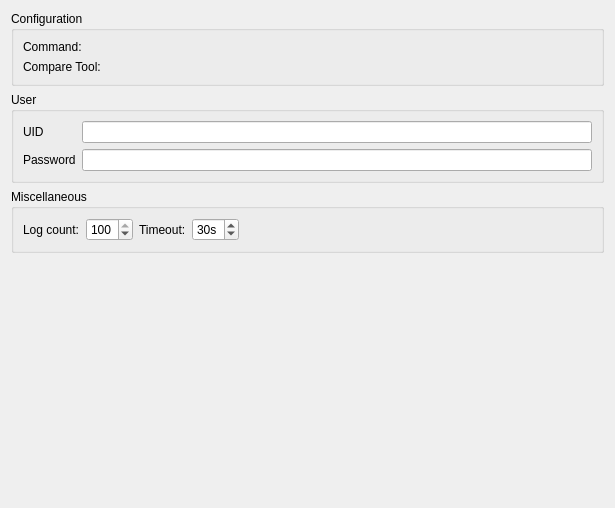
<?xml version="1.0" encoding="UTF-8"?>
<ui version="4.0">
 <class>Synergy::Internal::SettingsPage</class>
 <widget class="QWidget" name="Synergy::Internal::SettingsPage">
  <property name="geometry">
   <rect>
    <x>0</x>
    <y>0</y>
    <width>615</width>
    <height>508</height>
   </rect>
  </property>
  <property name="windowTitle">
   <string>Form</string>
  </property>
  <layout class="QVBoxLayout" name="verticalLayout">
   <item>
    <widget class="QGroupBox" name="configGroupBox">
     <property name="title">
      <string>Configuration</string>
     </property>
     <layout class="QFormLayout" name="formLayout_2">
      <item row="0" column="0">
       <widget class="QLabel" name="commandLabel">
        <property name="text">
         <string>Command:</string>
        </property>
       </widget>
      </item>
      <item row="0" column="1">
       <widget class="Utils::PathChooser" name="commandChooser" native="true"/>
      </item>
      <item row="1" column="0">
       <widget class="QLabel" name="compareLabel">
        <property name="text">
         <string>Compare Tool:</string>
        </property>
       </widget>
      </item>
      <item row="1" column="1">
       <widget class="Utils::PathChooser" name="comparePathChooser" native="true"/>
      </item>
     </layout>
    </widget>
   </item>
   <item>
    <widget class="QGroupBox" name="userGroupBox">
     <property name="title">
      <string>User</string>
     </property>
     <layout class="QFormLayout" name="formLayout">
      <item row="0" column="0">
       <widget class="QLabel" name="defaultUsernameLabel">
        <property name="toolTip">
         <string>Username to use by default on commit.</string>
        </property>
        <property name="text">
         <string>UID</string>
        </property>
       </widget>
      </item>
      <item row="0" column="1">
       <widget class="QLineEdit" name="uidLineEdit">
        <property name="toolTip">
         <string>Username to use by default on commit.</string>
        </property>
       </widget>
      </item>
      <item row="1" column="0">
       <widget class="QLabel" name="defaultEmailLabel">
        <property name="toolTip">
         <string>Email to use by default on commit.</string>
        </property>
        <property name="text">
         <string>Password</string>
        </property>
       </widget>
      </item>
      <item row="1" column="1">
       <widget class="QLineEdit" name="passwordLineEdit">
        <property name="toolTip">
         <string>Email to use by default on commit.</string>
        </property>
       </widget>
      </item>
     </layout>
    </widget>
   </item>
   <item>
    <widget class="QGroupBox" name="miscGroupBox">
     <property name="title">
      <string>Miscellaneous</string>
     </property>
     <layout class="QGridLayout" name="gridLayout">
      <item row="0" column="2">
       <widget class="QLabel" name="timeoutSecondsLabel">
        <property name="text">
         <string>Timeout:</string>
        </property>
       </widget>
      </item>
      <item row="0" column="3">
       <widget class="QSpinBox" name="timeout">
        <property name="suffix">
         <string>s</string>
        </property>
        <property name="value">
         <number>30</number>
        </property>
       </widget>
      </item>
      <item row="0" column="4">
       <spacer name="horizontalSpacer">
        <property name="orientation">
         <enum>Qt::Horizontal</enum>
        </property>
        <property name="sizeHint" stdset="0">
         <size>
          <width>217</width>
          <height>20</height>
         </size>
        </property>
       </spacer>
      </item>
      <item row="0" column="1">
       <widget class="QSpinBox" name="logEntriesCount">
        <property name="toolTip">
         <string>The number of recent commit logs to show, choose 0 to see all entries.</string>
        </property>
        <property name="maximum">
         <number>100</number>
        </property>
        <property name="value">
         <number>100</number>
        </property>
       </widget>
      </item>
      <item row="0" column="0">
       <widget class="QLabel" name="showLogEntriesLabel">
        <property name="text">
         <string>Log count:</string>
        </property>
       </widget>
      </item>
     </layout>
    </widget>
   </item>
   <item>
    <spacer name="verticalSpacer">
     <property name="orientation">
      <enum>Qt::Vertical</enum>
     </property>
     <property name="sizeType">
      <enum>QSizePolicy::Expanding</enum>
     </property>
     <property name="sizeHint" stdset="0">
      <size>
       <width>20</width>
       <height>40</height>
      </size>
     </property>
    </spacer>
   </item>
  </layout>
 </widget>
 <customwidgets>
  <customwidget>
   <class>Utils::PathChooser</class>
   <extends>QWidget</extends>
   <header location="global">utils/pathchooser.h</header>
   <container>1</container>
   <slots>
    <signal>editingFinished()</signal>
    <signal>browsingFinished()</signal>
   </slots>
  </customwidget>
 </customwidgets>
 <resources/>
 <connections/>
</ui>
